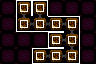

Below is a game level as drawn by its tile map, then a one-line description and the .tmx file that defines it, in full:
An orthogonal 6x4 tile map with 16x16 px tiles, 3 tile layers (Maze Shape, Room Properties, Minimap).

<map version="1.10" tiledversion="1.11.0" orientation="orthogonal" renderorder="right-down" width="6" height="4" tilewidth="16" tileheight="16" infinite="0" nextlayerid="4" nextobjectid="1">
 <tileset firstgid="1" source="../LayoutTiles.tsx" />
 <layer id="1" name="Maze Shape" width="6" height="4">
  <data encoding="csv">
1,2,2,1,1,1,
1,51,49,19,36,1,
1,1,1,17,4,1,
1,1,17,19,52,1
</data>
 </layer>
 <layer id="2" name="Room Properties" width="6" height="4">
  <data encoding="csv">
5,37,37,5,5,5,
5,37,37,37,37,5,
5,5,5,37,37,5,
5,5,37,37,37,5
</data>
 </layer>
 <layer id="3" name="Minimap" width="6" height="4">
  <data encoding="csv">
0,13,13,0,0,0,
0,13,13,13,13,0,
0,0,0,13,13,0,
0,0,13,13,13,0
</data>
 </layer>
</map>
